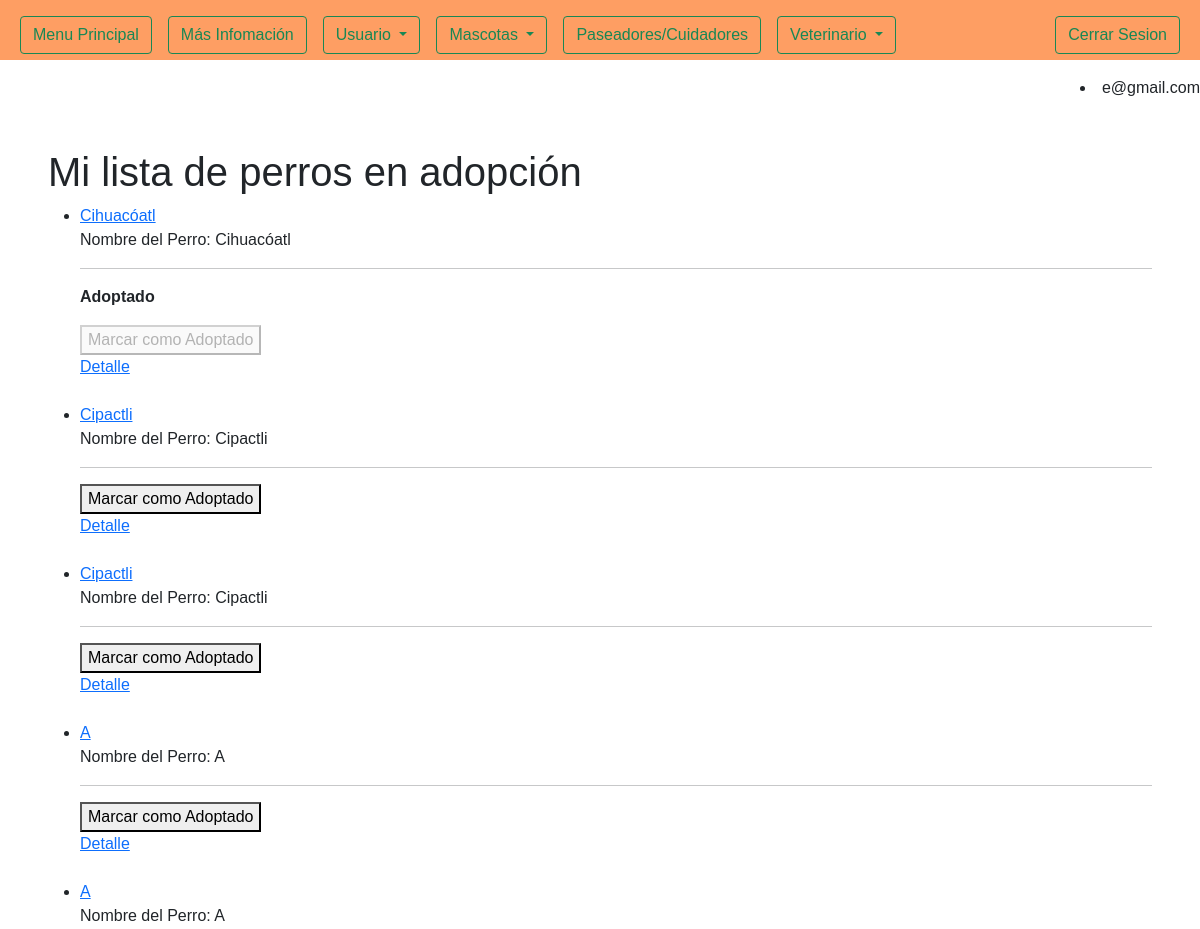
Before: /ver_mis_adopciones/ (signed in, upper part) with the older database file.
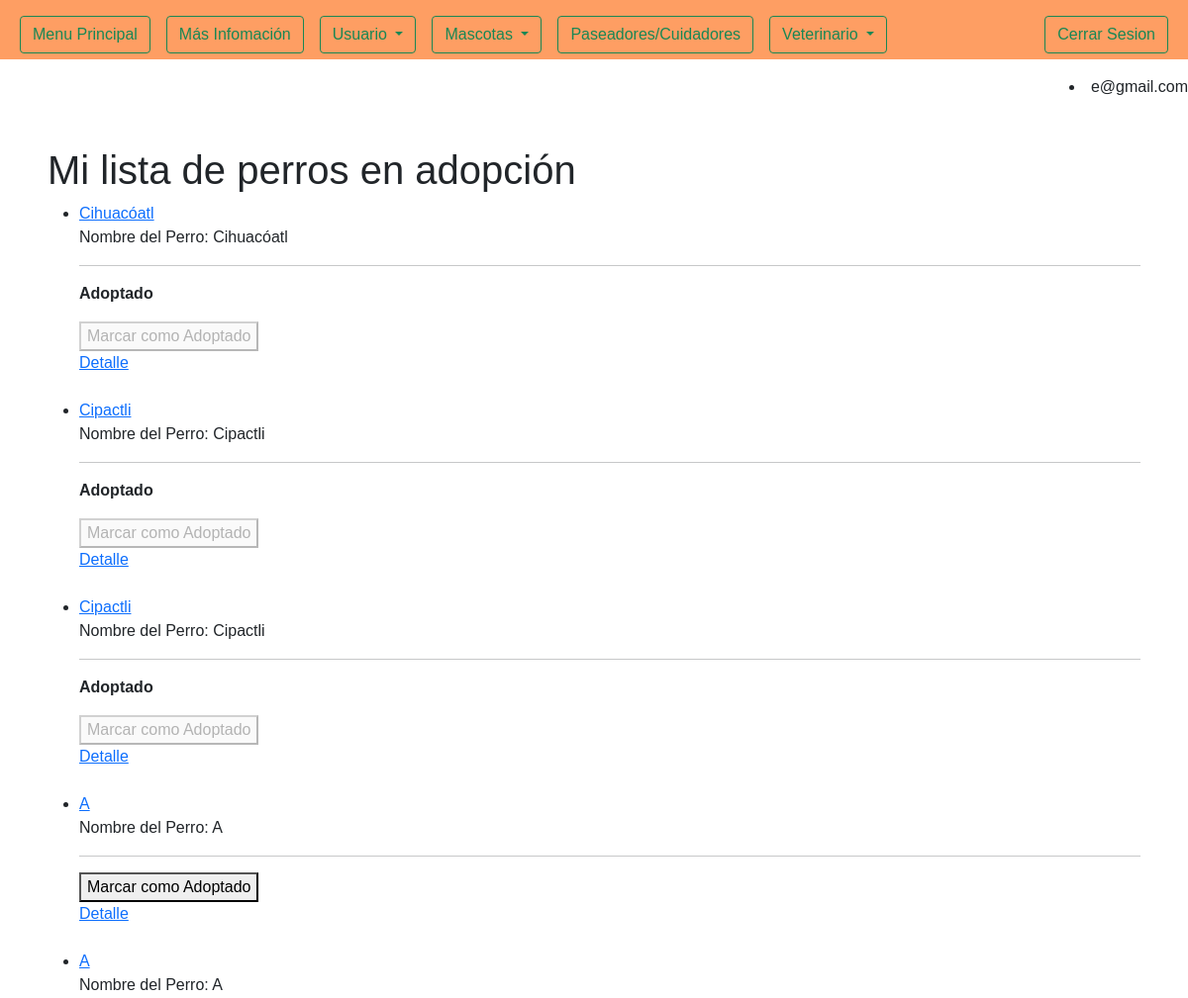
After: the same page with the newer database file.
### main/models.py (models this page shows, shortened)
class User(AbstractUser):
    is_veterinario = models.BooleanField(null=True, default=False)

class Mascota_Adopcion(models.Model):
    id = models.AutoField(primary_key=True)
    dueno = models.ForeignKey('Cliente', on_delete = models.PROTECT)
    nombre = models.CharField(max_length= 100)
    color = models.CharField(max_length=50)
    raza = models.CharField(max_length=1000)
    fecha_nac = models.DateField()
    ESTADO_ADOPCION = (
        ('a', 'Adoptado'),
        ('e', 'Esperando'),
    )
    estado = models.CharField(max_length=1, choices=ESTADO_ADOPCION, blank=True, default='e', help_text='Estado del perro')
    def __str__(self) -> str:
        return self.nombre
    def get_absolute_url(self):
        return "http://127.0.0.1:8000/adopcion/"+str(self.id)

### main/views.py (the view)
# urls.py: path('ver_mis_adopciones/', views.MisAdopcionesListView.as_view(), name='ver mis adopciones'),
class MisAdopcionesListView(generic.ListView):
    model = Mascota_Adopcion # Modelo al que le va a consultar los datos
    context_object_name = 'mi_lista_mascotas_adopcion'   # your own name for the list as a template variable
    def get_queryset(self):
        return Mascota_Adopcion.objects.filter(dueno__usuario__email=self.request.user.email)
    queryset = get_queryset
    template_name = 'mis_adopciones/lista_mis_adopciones.html'  # Specify your own template name/location

### main/templates/mis_adopciones/lista_mis_adopciones.html (shortened to what this page needs)
{% extends "base.html" %}
{% block content %}
    <h1>Mi lista de perros en adopción</h1>
    {% if object_list %}
    <ul>
      {% for perro in object_list %}
      <li>
        <a href="{{ perro.get_absolute_url }}">{{ perro }}</a>
        <br> Nombre del Perro: {{perro}}
        <hr>
        {% if perro.estado == "a"%}
          <p><strong>Adoptado</strong></p>
        {% endif %}
        <form action="{% url 'marcar_adopcion' pk=perro.pk %}" method="post" style="display:inline-block;">
          <button type="submit" {% if perro.estado == "a" %}disabled{% endif %}>Marcar como Adoptado</button>
        </form>
        <br>
        <a href="{{ perro.get_absolute_url }}"> Detalle </a>
        <br>
        <br>
      </li>
      {% endfor %}
    </ul>
    {% else %}
      <p>Todavia no hay perros en adopcion, regrese más tarde</p>
    {% endif %}
{% endblock %}

### templates/base.html (shortened to what this page needs)
<!DOCTYPE html>
<html lang="en">
<head>
    <link href="https://cdn.jsdelivr.net/npm/bootstrap@5.0.2/dist/css/bootstrap.min.css" rel="stylesheet">
</head>
<body style="font-family: Arial;">
<div class="" style="height: 60px; background-color: rgb(254, 158, 99);">
{% include 'partials/_header.html' with user_type=user_type %}
</div>
<div class="col-md-12 text-end mt-3" style="">
    <li class="">{{ user.get_username }}</li>
</div>
<div>
    <main style="" class="p-5">
        {% block content%}
        {% endblock%}
    </main>
</div>
</body>
</html>

### templates/partials/_header.html (shortened to what this page needs)
<nav class="navbar navbar-expand-lg">
    <div class="container-fluid">
        <div class="collapse navbar-collapse" id="navbarSupportedContent">
            <form style="display: inline-block;" action="http://127.0.0.1:8000/menu_principal/">
                <input type="submit" class="m-2 btn btn-outline-success" value="Menu Principal" />
            </form>
            <form style="display: inline-block;" action="http://127.0.0.1:8000/about/">
                <input type="submit" class="m-2 btn btn-outline-success" value="Más Infomación" />
            </form>
            {% if user.is_authenticated %}
            <div class="dropdown" style="display: inline-block;">
                <button class="btn btn-outline-success m-2 dropdown-toggle" type="button" id="dropdownMenuButton1"
                    data-bs-toggle="dropdown" aria-expanded="false">
                    Usuario
                </button>
            </div>
            <div class="dropdown" style="display: inline-block;">
                <button class="btn btn-outline-success m-2 dropdown-toggle" type="button" id="dropdownMenuButton1"
                    data-bs-toggle="dropdown" aria-expanded="false">
                    Mascotas
                </button>
            </div>
            <form style="display: inline-block;" action="http://127.0.0.1:8000/ver_servicios/">
                <input type="submit" class="m-2 btn btn-outline-success" value="Paseadores/Cuidadores" />
            </form>
            {% if user.is_veterinario %}
            <div class="dropdown" style="display: inline-block;">
                <button class="btn btn-outline-success m-2 dropdown-toggle" type="button" id="dropdownMenuButton1"
                    data-bs-toggle="dropdown" aria-expanded="false">
                    Veterinario
                </button>
            </div>
            {% endif %}
            <div class="navbar-nav ms-auto">
                <li><a class="m-2 btn btn-outline-success" href="http://127.0.0.1:8000/confirmar_cerrar_sesion/">Cerrar
                        Sesion</a></li>
            </div>
            {% else %}
            <form class="navbar-nav" style="display: inline-block;" action="http://127.0.0.1:8000/inicio_sesion/">
                <input type="submit" class="m-2 btn btn-outline-success" value="Iniciar Sesion" />
            </form>
            {% endif %}
        </div>
    </div>
</nav>

### templates/partials/_footer.html (shortened to what this page needs)
{% load static %}

Changed rows visible on the page:
changed Mascota_Adopcion (number 2 of 5 on the later page): now shows "Adoptado"
changed Mascota_Adopcion (number 3 of 5 on the later page): now shows "Adoptado"
